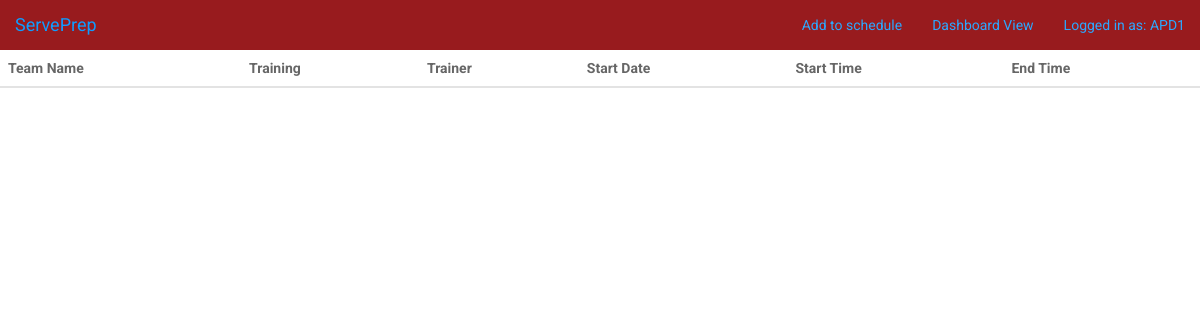
The app's page /dashboard (signed in), older data.
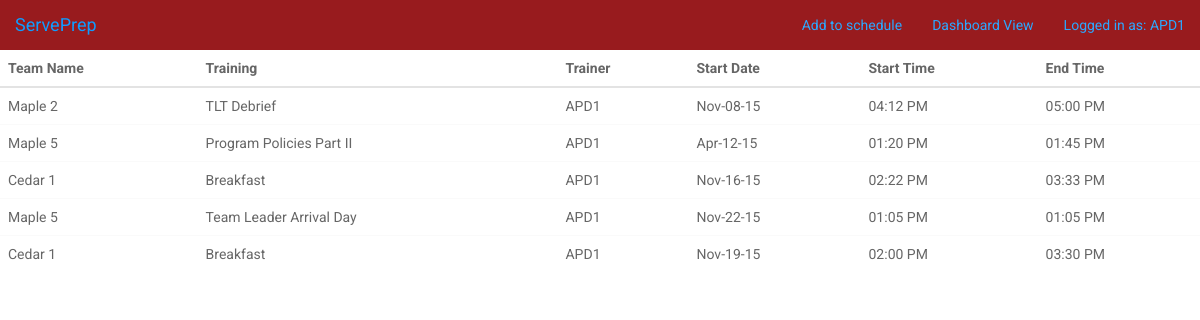
The same page, newer data.
### model.py (models this page shows)
class TrainingAssignment(db.Model):
    __tablename__ = "training_assignments"
    assignment_id = db.Column(db.Integer, autoincrement=True, primary_key=True)
    team_id = db.Column(db.Integer, db.ForeignKey('teams.team_id'),
                        nullable=False, default="unknown")
    training_id = db.Column(db.Integer, db.ForeignKey('trainings.training_id'), nullable=False, default="unknown")
    staff_id = db.Column(db.String(15), db.ForeignKey('staff.staff_id'), nullable=True, default="unknown")
    start_date = db.Column(db.DateTime, nullable=False)
    end_date = db.Column(db.DateTime, nullable=True)
    start_time = db.Column(db.DateTime, nullable=True)
    end_time = db.Column(db.DateTime, nullable=True)
    staff = db.relationship("Staff", backref=db.backref("training_assignments"))

### server.py (the view)
@app.route('/dashboard')
def process_request():
    if session["staff_id"] == "ADMIN":
        assignments = TrainingAssignment.query.all()
    else:
        assignments = TrainingAssignment.query.filter_by(staff_id = session["staff_id"]).all()
    return render_template("dashboard.html", assignments=assignments)

### server.py (called while the page is built)
@app.template_filter('date')
def datetimeformat(value, format='%b-%d-%y'):
    return value.strftime(format)

@app.template_filter('time')
def timeformat(value, format='%I:%M %p'):
    return value.strftime(format)

### templates/dashboard.html (shortened to what this page needs)
{% extends 'base.html' %}
{% block content %}
<html lang="en">
<head>
    <link href="static/css/bootstrap.css" rel="stylesheet" />
    <link href="static/css/fresh-bootstrap-table.css" rel="stylesheet" />
    <link href="http://maxcdn.bootstrapcdn.com/font-awesome/4.2.0/css/font-awesome.min.css" rel="stylesheet">
</head>
<body>
<div class="wrapper">
    <div class="fresh-table full-screen-table toolbar-color-blue style="display:block;"">
        <table id="fresh-table" class="table">
            <thead>
                <th data-field="team">Team Name</th>
                <th data-field="training" data-sortable="true">Training</th>
                <th data-field="trainer" data-sortable="true">Trainer</th>
                <th data-field="Start Date" data-sortable="true">Start Date</th>
                <th data-field="Start Time" data-sortable="true">Start Time</th>
                <th data-field="End Time" data-formatter="true">End Time</th>
            </thead>
            <tbody>
        {% for assignment in assignments %}
    <tr>
        <td>{{assignment.team_id}}</td>
        <td>{{assignment.training_id}}</td>
        <td>{{assignment.staff_id}}</td>
        <td>{{assignment.start_date|date}}</td>
        <td>{{assignment.start_time|time}}</td>
        <td>{{assignment.end_time|time}}</td>
    </tr>
    {% endfor %}
{% endblock %}

Row changes from the older to the newer data that the page shows:
added TrainingAssignment: team_id "Maple 2", training_id "TLT Debrief", staff_id "APD1", start_date "Nov-08-15", start_time "04:12 PM", end_time "05:00 PM"
added TrainingAssignment: team_id "Maple 5", training_id "Program Policies Part II", staff_id "APD1", start_date "Apr-12-15", start_time "01:20 PM", end_time "01:45 PM"
added TrainingAssignment: team_id "Cedar 1", training_id "Breakfast", staff_id "APD1", start_date "Nov-16-15", start_time "02:22 PM", end_time "03:33 PM"
added TrainingAssignment: team_id "Maple 5", training_id "Team Leader Arrival Day", staff_id "APD1", start_date "Nov-22-15", start_time "01:05 PM", end_time "01:05 PM"
added TrainingAssignment: team_id "Cedar 1", training_id "Breakfast", staff_id "APD1", start_date "Nov-19-15", start_time "02:00 PM", end_time "03:30 PM"
